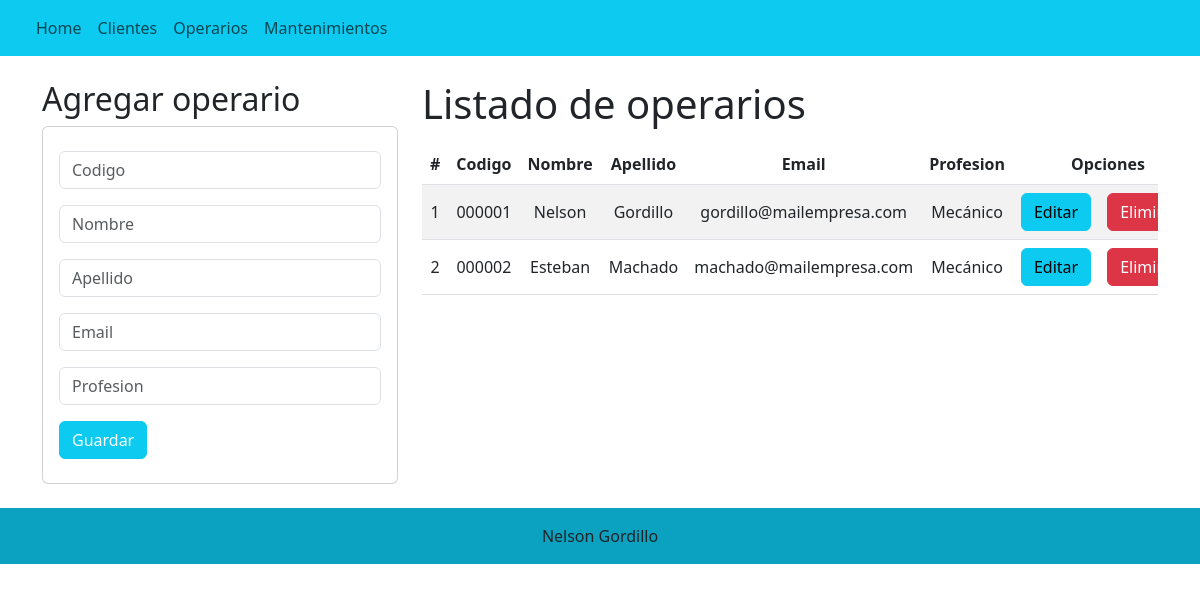
Page /operario/ on the committed database.
### Mantenimiento/models.py (models this page shows, shortened)
class Operario(models.Model):
    codigo=models.CharField(primary_key=True,max_length=6)
    nombre=models.CharField(max_length=40)
    apellido=models.CharField(max_length=40)
    email=models.EmailField()
    profesion=models.CharField(max_length=40)

### Mantenimiento/views.py (the view)
# urls.py: path('operario/', views.operario, name='operario'),
def operario(request):
    operarioslistados = Operario.objects.all()
    return render(request,"operarios.html",{"operario":operarioslistados})

### Mantenimiento/templates/operarios.html (shortened to what this page needs)
{% extends "./plantilla.html" %}
{% block body %}
<div class="row">
    <div class="col-sm-12 col-md-6 col-lg-4 col-xl-4">
        <h2>Agregar operario</h2>
        <div class="card">
            <div class="card-body">
                <form action="/registraroperario/" method="POST">{% csrf_token %}
                    <div class="form-group py-2">
                        <input type="text" id="txtCodigo" name="txtCodigo" class="form-control" placeholder="Codigo" minlength="6" maxlength="6"required>
                    </div>
                    <div class="form-group py-2">
                        <input type="text" id="txtNombre" name="txtNombre" class="form-control" placeholder="Nombre" maxlength="40"required>
                    </div>
                    <div class="form-group py-2">
                        <input type="text" id="txtApellido" name="txtApellido" class="form-control" placeholder="Apellido" maxlength="40"required>
                    </div>
                    <div class="form-group py-2">
                        <input type="text" id="txtEmail" name="txtEmail" class="form-control" placeholder="Email" required>
                    </div>
                    <div class="form-group py-2">
                        <input type="text" id="txtProfesion" name="txtProfesion" class="form-control" placeholder="Profesion" maxlength="40"required>
                    </div>
                    <div class="form-group py-2">
                        <button type="submit" class="btn btn-info btn-block text-white">Guardar</button>
                    </div>
                </form>
            </div>
        </div>
    </div>
    <div class="col-sm-12 col-md-6 col-lg-8 col-xl-8">
        <h1>Listado de operarios</h1>
        <div class="table-responsive py-2">
            <table class="table table-striped">
                <thead>
                    <tr>
                        <th>#</th>
                        <th>Codigo</th>
                        <th>Nombre</th>
                        <th>Apellido</th>
                        <th>Email</th>
                        <th>Profesion</th>
                        <th colspan="2">Opciones</th>
                    </tr>
                </thead>
                <tbody>
                    {% for c in operario %}
                    <tr>
                        <td>{{forloop.counter}}</td>
                        <td>{{c.codigo}}</td>
                        <td>{{c.nombre}}</td>
                        <td>{{c.apellido}}</td>
                        <td>{{c.email}}</td>
                        <td>{{c.profesion}}</td>
                        <td><a href="edicionoperario/{{c.codigo}}" class="btn btn-info">Editar</a></td>
                        <td><a href="eliminaroperario/{{c.codigo}}" class="btn btn-danger">Eliminar</a></td>
                    </tr>
                    {% endfor %}
                </tbody>
            </table>
        </div>
    </div>
</div>
{% endblock %}

### Mantenimiento/static/edicioncliente.css (style rules this page uses)
th, td { text-align:center; vertical-align: middle; }

### rows in the picture
Operario: codigo "000001", nombre "Nelson", apellido "Gordillo", email "gordillo@mailempresa.com", profesion "Mecánico"
Operario: codigo "000002", nombre "Esteban", apellido "Machado", email "machado@mailempresa.com", profesion "Mecánico"
